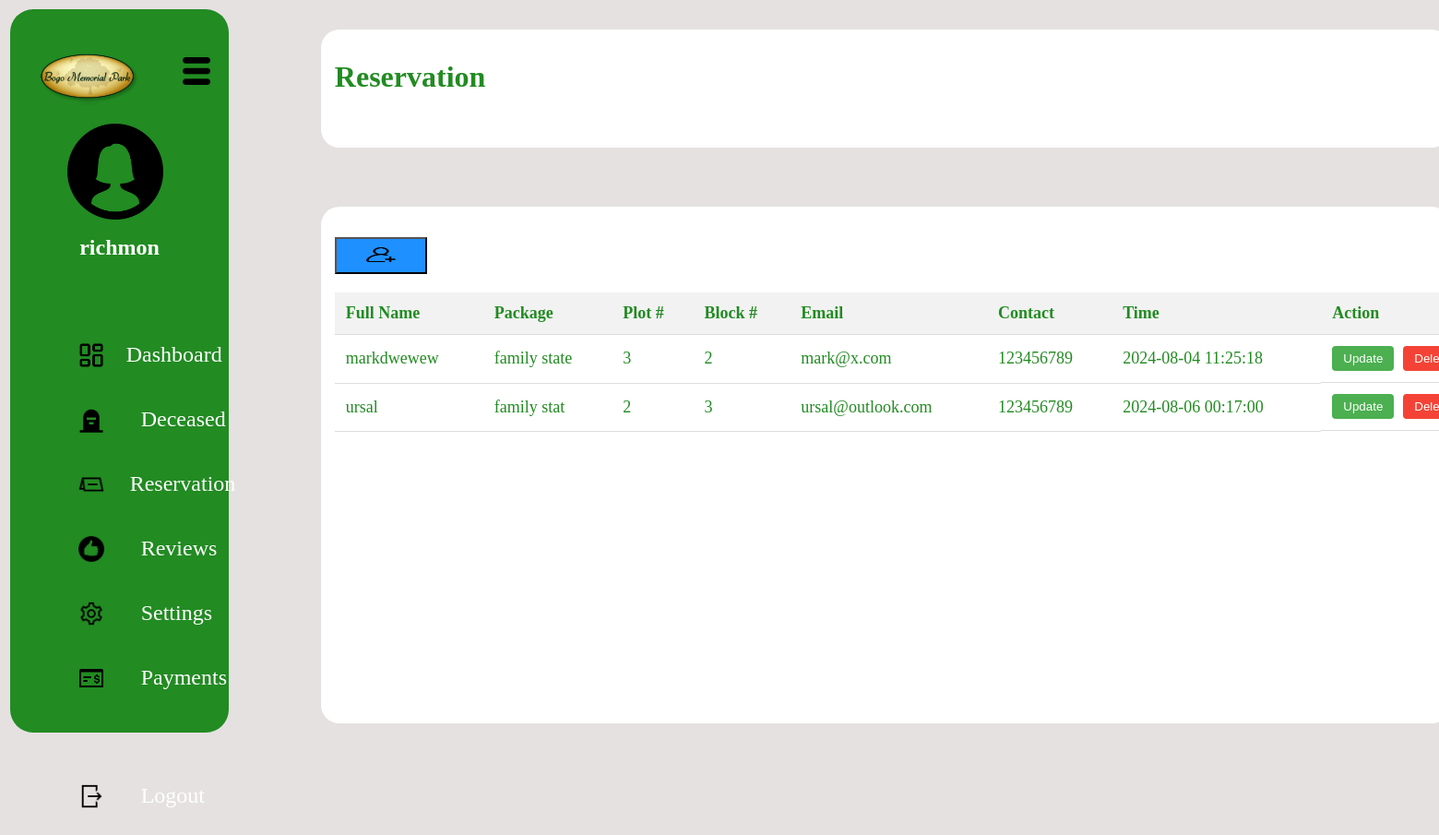
The page /adminreservation.php (signed in) on the database its author committed.
### tables this page shows
CREATE TABLE `reservation` (
  `id` int(11) NOT NULL,
  `fullname` varchar(100) NOT NULL,
  `package` varchar(100) NOT NULL,
  `plotnumber` int(11) NOT NULL,
  `blocknumber` int(11) NOT NULL,
  `email` varchar(100) NOT NULL,
  `contact` int(11) NOT NULL,
  `time` timestamp NOT NULL DEFAULT current_timestamp() ON UPDATE current_timestamp()
);

### adminreservation.php (the view, shortened to what this page needs)
<?php
$firstname = isset($_SESSION['firstname']) ? htmlspecialchars($_SESSION['firstname']) : 'Guest';
require_once 'connection.php';
if (isset($pdo)) {
    $stmt = $pdo->prepare("SELECT * FROM reservation");
    $stmt->execute();
    $reservations = $stmt->fetchAll(PDO::FETCH_ASSOC);
} else {
    echo 'Database connection failed. Please try again later.';
    exit();
}
?>
<!DOCTYPE html>
<html lang="en">
<head>
    <link rel="stylesheet" href="./CSS_FILE/adminreservation.css">
</head>
<body>
    <div class="row">
        <div class="left-content col-3">
            <div class="memoriallogo"><img src="./images/bogomemoriallogo.png" alt="bogomemoriallogo"></div>
            <div class="hamburgermenu"><img src="./images/hamburgermenu.png" alt="hamburgermenu"></div>
            <div class="adminprofile">
                <center><img src="./images/female.png" alt="adminicon">
                <h2><?php echo $firstname; ?></h2></center>
            </div>
            <center>
                <br>
                <div class="adminlinks">
                    <span><img src="./images/dashboard.png" alt="">&nbsp;&nbsp;<a href="adminDashboard.php">Dashboard</a></span>
                    <span><img src="./images/deceased.png" alt="">&nbsp;&nbsp;&nbsp;&nbsp;&nbsp;&nbsp;<a href="adminDeceased.php">Deceased</a></span>
                    <span><img src="./images/reservation.png" alt="">&nbsp;&nbsp;&nbsp;<a href="adminreservation.php">Reservation</a></span>
                    <span><img src="./images/review.png" alt="">&nbsp;&nbsp;&nbsp;&nbsp;&nbsp;&nbsp;<a href="adminreviews.php">Reviews</a></span>
                    <span><img src="./images/settings.png" alt="">&nbsp;&nbsp;&nbsp;&nbsp;&nbsp;&nbsp;<a href="adminsettings.php">Settings</a></span>
                    <span><img src="./images/payment.png" alt="">&nbsp;&nbsp;&nbsp;&nbsp;&nbsp;&nbsp;<a href="adminpayment.php">Payments</a></span>
                    <br>
                    <span><img src="./images/logout.png" alt="">&nbsp;&nbsp;&nbsp;&nbsp;&nbsp;&nbsp;<a href="logout.php">Logout</a></span>
                </div>
                <br>
            </center>
        </div>
        <div class="main">
            <div class="right-content1">
                <div class="right-header col-9">
                    <br>
                    <span><h1>Reservation</h1></span>
                </div>
            </div>
            <div class="addreservationvtn">
                <div class="right-header col-9">
                    <br>
                </div>
            </div>
            <div class="right-content2">
                <div class="right-header col-9">
                    <br>
                    <button class="btnsave "onclick="openAddModal()"><img src="./images/add-user.png" alt=""></button>
                    <table id="myTable">
                        <thead>
                            <tr>
                                <th>Full Name</th>
                                <th>Package</th>
                                <th>Plot #</th>
                                <th>Block #</th>
                                <th>Email</th>
                                <th>Contact</th>
                                <th>Time</th>
                                <th>Action</th>
                            </tr>
                        </thead>
                        <tbody>
                            <?php if (isset($reservations) && !empty($reservations)): ?>
                                <?php foreach ($reservations as $reservation): ?>
                                    <tr>
                                        <td><?php echo htmlspecialchars($reservation['fullname']); ?></td>
                                        <td><?php echo htmlspecialchars($reservation['package']); ?></td>
                                        <td><?php echo htmlspecialchars($reservation['plotnumber']); ?></td>
                                        <td><?php echo htmlspecialchars($reservation['blocknumber']); ?></td>
                                        <td><?php echo htmlspecialchars($reservation['email']); ?></td>
                                        <td><?php echo htmlspecialchars($reservation['contact']); ?></td>
                                        <td><?php echo htmlspecialchars($reservation['time']); ?></td>
                                        <td class="actions">
                                            <button class="button update" onclick="openModal(<?php echo htmlspecialchars(json_encode($reservation)); ?>)">Update</button>
                                            <form method="post" style="display:inline-block;">
                                                <button type="submit" class="button delete">Delete</button>
                                            </form>
                                        </td>
                                    </tr>
                                <?php endforeach; ?>
                            <?php else: ?>
                                <tr><td colspan="8">No reservations found.</td></tr>
                            <?php endif; ?>
                        </tbody>
                    </table>
                </div>
            </div>
        </div>
    </div>
</body>
</html>

### CSS_FILE/adminreservation.css (style rules this page uses)
* { margin: 0; padding: 0; box-sizing: border-box; }
body { background-color: #e5e1e1; }
.row::after { content: ""; clear: both; display: block; }
[class*="col-"] { float: left; padding: 15px; }
.col-3 { width: 25%; }
.col-9 { width: 75%; }
.row { width: 100%; height: 100vh; display: flex; }
.left-content { background-color: forestgreen; color: white; position: relative; border-radius: 25px; height: 98vh; margin-top: 0.6rem; margin-left: 0.7rem; }
.memoriallogo img { width: 150px; position: absolute; top: 2rem; }
.hamburgermenu img { width: 40px; float: right; margin-top: 2rem; }
.adminprofile img { width: 10rem; margin-top: 6rem; padding-left: 30px; }
.main { width: 100%; margin-top: 1rem; margin-left: 50px; }
.right-content1 { margin-left: 50px; width: 90%; height: 8rem; margin-top: 1rem; background-color: white; color: forestgreen; border-radius: 20px; }
.right-content2 { margin-left: 50px; width: 90%; height: 70vh; margin-top: 4rem; background-color: white; color: forestgreen; border-radius: 20px; }
.adminlinks a { text-decoration: none; color: white; font-size: 1.5rem; }
.adminlinks img { width: 30px; }
.adminlinks { display: block; margin: 15px 10px; padding: 15px; padding-left: 23%; }
.adminlinks span { display: flex; align-items: center; margin: 40px 0; }
.adminlinks img { display: block; margin-right: 15px; }
table { width: 80rem; border-collapse: collapse; margin: 20px 0; font-size: 18px; text-align: left; }
th, td { padding: 12px; border-bottom: 1px solid #ddd; }
th { background-color: #f2f2f2; }
.actions { display: flex; gap: 10px; }
.button { padding: 6px 12px; border: none; cursor: pointer; border-radius: 4px; color: white; }
.update { background-color: #4caf50; }
.delete { background-color: #f44336; }
.btnsave { background-color: dodgerblue; width: 100px; height: 40px; cursor: pointer; }
.btnsave img { width: 2rem; height: 2vh; cursor: pointer; }

### rows shown on the page
reservation: fullname "markdwewew", package "family state", plotnumber "3", blocknumber "2", email "mark@x.com", contact "123456789", time "2024-08-04 11:25:18"
reservation: fullname "ursal", package "family stat", plotnumber "2", blocknumber "3", email "ursal@outlook.com", contact "123456789", time "2024-08-06 00:17:00"

### other values the page prints
$firstname "richmon"
